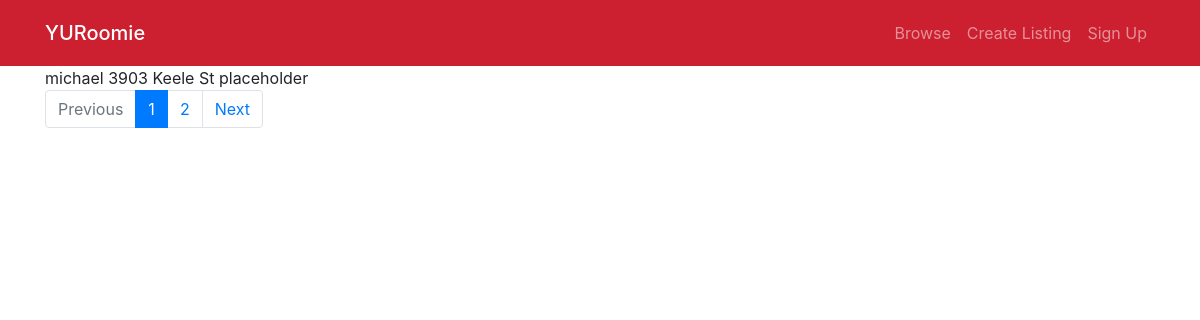
The app's page /browse/ (signed in), older data.
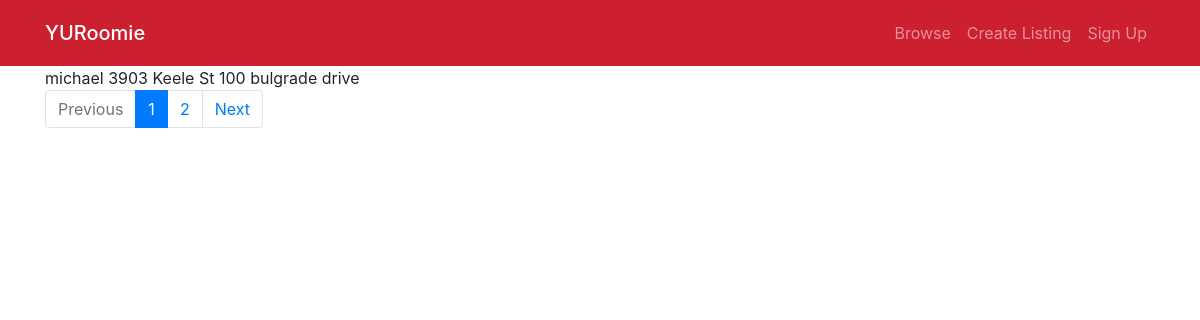
The same page, newer data.
### home/models.py (models this page shows, shortened)
class Room(models.Model):
    host_name = models.CharField(max_length=50)
    address = models.CharField(max_length=100)
    property_name = models.CharField(max_length=30, default="")
    description = models.TextField(default="No Description")
    cost = models.PositiveIntegerField(default=0)
    visits = models.PositiveIntegerField(default=0)
    number_of_rooms = models.PositiveSmallIntegerField()
    last_updated = models.DateTimeField(auto_now_add=True)

### home/views.py (the view)
# urls.py: path('browse/', views.browse_rooms, name='browse'),
def browse_rooms(request):
    rooms_list = Room.objects.all()
    paginator = Paginator(rooms_list, 2)
    page = request.GET.get('page')
    try:
        rooms = paginator.page(page)
    except PageNotAnInteger:
        rooms = paginator.page(1)
    except EmptyPage:
        pasts = paginator.page(paginator.num_pages)
    return render(request, 'home/browse.html', {'page': page,
                                                'rooms': rooms})

### home/templates/home/browse.html
{% extends 'home/base.html'%}
{% block body %}
    {% for room in rooms %}
        {{ room.address }}
    {% endfor %}
    {% if rooms.has_other_pages %}
    <nav aria-label="...">
        <ul class="pagination">
            {% if rooms.has_previous %}
                <li class="page-item"><a class="page-link" href="?page={{ rooms.previous_page_number }}">Previous</a></li>
            {% else %}
                <li class="page-item disabled"><a class="page-link" href="#">Previous</a></li>
            {% endif %}
            {% for i in rooms.paginator.page_range %}
                {% if rooms.number == i %}
                    <li class="page-item active"><a class="page-link" href="#">{{ i }}</a></li>
                {% else %}
                    <li class="page-item"><a class="page-link" href="?page={{ i }}">{{ i }}</a></li>
                {% endif %}
            {% endfor %}
            {% if rooms.has_next %}
                <li class="page-item"><a class="page-link" href="?page={{ rooms.next_page_number }}">Next</a></li>
            {% else %}
                <li class="page-item disabled"><a class="page-link" href="#">Next</a></li>
            {% endif %}
        </ul>
    </nav>
    {% endif %}
{% endblock %}

Row changes from the older to the newer data that the page shows:
removed Room: address "placeholder"
now on this page (row edited): Room: address "100 bulgrade drive"
